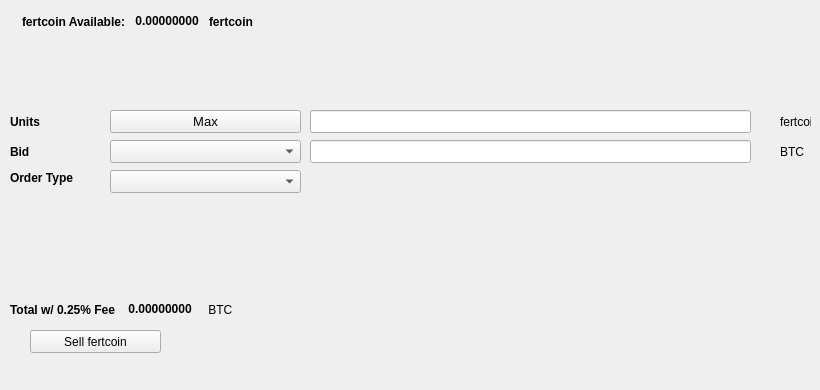
   <widget class="QWidget" name="SellTab">
    <attribute name="title">
     <string>Sell</string>
    </attribute>
    <widget class="QLabel" name="label_16">
     <property name="geometry">
      <rect>
       <x>780</x>
       <y>140</y>
       <width>31</width>
       <height>23</height>
      </rect>
     </property>
     <property name="text">
      <string>BTC</string>
     </property>
    </widget>
    <widget class="QComboBox" name="SellBidcomboBox">
     <property name="geometry">
      <rect>
       <x>110</x>
       <y>140</y>
       <width>191</width>
       <height>23</height>
      </rect>
     </property>
     <property name="font">
      <font>
       <pointsize>10</pointsize>
      </font>
     </property>
    </widget>
    <widget class="QLabel" name="label_18">
     <property name="geometry">
      <rect>
       <x>10</x>
       <y>110</y>
       <width>46</width>
       <height>23</height>
      </rect>
     </property>
     <property name="font">
      <font>
       <weight>75</weight>
       <bold>true</bold>
      </font>
     </property>
     <property name="text">
      <string>Units</string>
     </property>
    </widget>
    <widget class="QPushButton" name="Sell_Max_Amount">
     <property name="geometry">
      <rect>
       <x>110</x>
       <y>110</y>
       <width>191</width>
       <height>23</height>
      </rect>
     </property>
     <property name="font">
      <font>
       <pointsize>10</pointsize>
      </font>
     </property>
     <property name="text">
      <string>Max</string>
     </property>
    </widget>
    <widget class="QLabel" name="label_20">
     <property name="geometry">
      <rect>
       <x>10</x>
       <y>170</y>
       <width>91</width>
       <height>16</height>
      </rect>
     </property>
     <property name="font">
      <font>
       <weight>75</weight>
       <bold>true</bold>
      </font>
     </property>
     <property name="text">
      <string>Order Type</string>
     </property>
    </widget>
    <widget class="QComboBox" name="SellOrdertypeCombo">
     <property name="geometry">
      <rect>
       <x>110</x>
       <y>170</y>
       <width>191</width>
       <height>23</height>
      </rect>
     </property>
     <property name="font">
      <font>
       <pointsize>10</pointsize>
      </font>
     </property>
    </widget>
    <widget class="QLabel" name="label_21">
     <property name="geometry">
      <rect>
       <x>10</x>
       <y>140</y>
       <width>46</width>
       <height>23</height>
      </rect>
     </property>
     <property name="font">
      <font>
       <weight>75</weight>
       <bold>true</bold>
      </font>
     </property>
     <property name="text">
      <string>Bid</string>
     </property>
    </widget>
    <widget class="QLabel" name="label_22">
     <property name="geometry">
      <rect>
       <x>780</x>
       <y>110</y>
       <width>31</width>
       <height>23</height>
      </rect>
     </property>
     <property name="text">
      <string>fertcoin</string>
     </property>
    </widget>
    <widget class="QLineEdit" name="UnitsInputECA">
     <property name="geometry">
      <rect>
       <x>310</x>
       <y>110</y>
       <width>441</width>
       <height>23</height>
      </rect>
     </property>
     <property name="font">
      <font>
       <pointsize>9</pointsize>
       <weight>75</weight>
       <bold>true</bold>
      </font>
     </property>
    </widget>
    <widget class="QLineEdit" name="SellBidPriceEdit">
     <property name="geometry">
      <rect>
       <x>310</x>
       <y>140</y>
       <width>441</width>
       <height>23</height>
      </rect>
     </property>
     <property name="font">
      <font>
       <pointsize>9</pointsize>
       <weight>75</weight>
       <bold>true</bold>
      </font>
     </property>
    </widget>
    <widget class="QPushButton" name="SellECABTN">
     <property name="geometry">
      <rect>
       <x>30</x>
       <y>330</y>
       <width>131</width>
       <height>23</height>
      </rect>
     </property>
     <property name="text">
      <string>Sell fertcoin</string>
     </property>
     <property name="icon">
      <iconset resource="../fertcoin">
       <normaloff>:/icons/bitcoin</normaloff>:/icons/bitcoin</iconset>
     </property>
    </widget>
    <widget class="QWidget" name="layoutWidget3">
     <property name="geometry">
      <rect>
       <x>22</x>
       <y>12</y>
       <width>258</width>
       <height>19</height>
      </rect>
     </property>
     <layout class="QHBoxLayout" name="horizontalLayout">
      <item>
       <widget class="QLabel" name="label232_2">
        <property name="font">
         <font>
          <weight>75</weight>
          <bold>true</bold>
         </font>
        </property>
        <property name="text">
         <string>fertcoin Available:</string>
        </property>
       </widget>
      </item>
      <item>
       <widget class="QLabel" name="ECAAvailableLabel">
        <property name="palette">
         <palette>
          <active>
           <colorrole role="WindowText">
            <brush brushstyle="SolidPattern">
             <color alpha="255">
              <red>0</red>
              <green>0</green>
              <blue>0</blue>
             </color>
            </brush>
           </colorrole>
           <colorrole role="Button">
            <brush brushstyle="SolidPattern">
             <color alpha="255">
              <red>0</red>
              <green>170</green>
              <blue>0</blue>
             </color>
            </brush>
           </colorrole>
           <colorrole role="Light">
            <brush brushstyle="SolidPattern">
             <color alpha="255">
              <red>0</red>
              <green>255</green>
              <blue>0</blue>
             </color>
            </brush>
           </colorrole>
           <colorrole role="Midlight">
            <brush brushstyle="SolidPattern">
             <color alpha="255">
              <red>0</red>
              <green>212</green>
              <blue>0</blue>
             </color>
            </brush>
           </colorrole>
           <colorrole role="Dark">
            <brush brushstyle="SolidPattern">
             <color alpha="255">
              <red>0</red>
              <green>85</green>
              <blue>0</blue>
             </color>
            </brush>
           </colorrole>
           <colorrole role="Mid">
            <brush brushstyle="SolidPattern">
             <color alpha="255">
              <red>0</red>
              <green>113</green>
              <blue>0</blue>
             </color>
            </brush>
           </colorrole>
           <colorrole role="Text">
            <brush brushstyle="SolidPattern">
             <color alpha="255">
              <red>0</red>
              <green>170</green>
              <blue>0</blue>
             </color>
            </brush>
           </colorrole>
           <colorrole role="BrightText">
            <brush brushstyle="SolidPattern">
             <color alpha="255">
              <red>255</red>
              <green>255</green>
              <blue>255</blue>
             </color>
            </brush>
           </colorrole>
           <colorrole role="ButtonText">
            <brush brushstyle="SolidPattern">
             <color alpha="255">
              <red>0</red>
              <green>0</green>
              <blue>0</blue>
             </color>
            </brush>
           </colorrole>
           <colorrole role="Base">
            <brush brushstyle="SolidPattern">
             <color alpha="255">
              <red>255</red>
              <green>255</green>
              <blue>255</blue>
             </color>
            </brush>
           </colorrole>
           <colorrole role="Window">
            <brush brushstyle="SolidPattern">
             <color alpha="255">
              <red>0</red>
              <green>170</green>
              <blue>0</blue>
             </color>
            </brush>
           </colorrole>
           <colorrole role="Shadow">
            <brush brushstyle="SolidPattern">
             <color alpha="255">
              <red>0</red>
              <green>0</green>
              <blue>0</blue>
             </color>
            </brush>
           </colorrole>
           <colorrole role="AlternateBase">
            <brush brushstyle="SolidPattern">
             <color alpha="255">
              <red>127</red>
              <green>212</green>
              <blue>127</blue>
             </color>
            </brush>
           </colorrole>
           <colorrole role="ToolTipBase">
            <brush brushstyle="SolidPattern">
             <color alpha="255">
              <red>255</red>
              <green>255</green>
              <blue>220</blue>
             </color>
            </brush>
           </colorrole>
           <colorrole role="ToolTipText">
            <brush brushstyle="SolidPattern">
             <color alpha="255">
              <red>0</red>
              <green>0</green>
              <blue>0</blue>
             </color>
            </brush>
           </colorrole>
          </active>
          <inactive>
           <colorrole role="WindowText">
            <brush brushstyle="SolidPattern">
             <color alpha="255">
              <red>0</red>
              <green>0</green>
              <blue>0</blue>
             </color>
            </brush>
           </colorrole>
           <colorrole role="Button">
            <brush brushstyle="SolidPattern">
             <color alpha="255">
              <red>0</red>
              <green>170</green>
              <blue>0</blue>
             </color>
            </brush>
           </colorrole>
           <colorrole role="Light">
            <brush brushstyle="SolidPattern">
             <color alpha="255">
              <red>0</red>
              <green>255</green>
              <blue>0</blue>
             </color>
            </brush>
           </colorrole>
           <colorrole role="Midlight">
            <brush brushstyle="SolidPattern">
             <color alpha="255">
              <red>0</red>
              <green>212</green>
              <blue>0</blue>
             </color>
            </brush>
           </colorrole>
           <colorrole role="Dark">
            <brush brushstyle="SolidPattern">
             <color alpha="255">
              <red>0</red>
              <green>85</green>
              <blue>0</blue>
             </color>
            </brush>
           </colorrole>
           <colorrole role="Mid">
            <brush brushstyle="SolidPattern">
             <color alpha="255">
              <red>0</red>
              <green>113</green>
              <blue>0</blue>
             </color>
            </brush>
           </colorrole>
           <colorrole role="Text">
            <brush brushstyle="SolidPattern">
             <color alpha="255">
              <red>0</red>
              <green>170</green>
              <blue>0</blue>
             </color>
            </brush>
           </colorrole>
           <colorrole role="BrightText">
            <brush brushstyle="SolidPattern">
             <color alpha="255">
              <red>255</red>
              <green>255</green>
              <blue>255</blue>
             </color>
            </brush>
           </colorrole>
           <colorrole role="ButtonText">
            <brush brushstyle="SolidPattern">
             <color alpha="255">
              <red>0</red>
              <green>0</green>
              <blue>0</blue>
             </color>
            </brush>
           </colorrole>
           <colorrole role="Base">
            <brush brushstyle="SolidPattern">
             <color alpha="255">
              <red>255</red>
              <green>255</green>
              <blue>255</blue>
             </color>
            </brush>
           </colorrole>
           <colorrole role="Window">
            <brush brushstyle="SolidPattern">
             <color alpha="255">
              <red>0</red>
              <green>170</green>
              <blue>0</blue>
             </color>
            </brush>
           </colorrole>
           <colorrole role="Shadow">
            <brush brushstyle="SolidPattern">
             <color alpha="255">
              <red>0</red>
              <green>0</green>
              <blue>0</blue>
             </color>
            </brush>
           </colorrole>
           <colorrole role="AlternateBase">
            <brush brushstyle="SolidPattern">
             <color alpha="255">
              <red>127</red>
              <green>212</green>
              <blue>127</blue>
             </color>
            </brush>
           </colorrole>
           <colorrole role="ToolTipBase">
            <brush brushstyle="SolidPattern">
             <color alpha="255">
              <red>255</red>
              <green>255</green>
              <blue>220</blue>
             </color>
            </brush>
           </colorrole>
           <colorrole role="ToolTipText">
            <brush brushstyle="SolidPattern">
             <color alpha="255">
              <red>0</red>
              <green>0</green>
              <blue>0</blue>
             </color>
            </brush>
           </colorrole>
          </inactive>
          <disabled>
           <colorrole role="WindowText">
            <brush brushstyle="SolidPattern">
             <color alpha="255">
              <red>0</red>
              <green>85</green>
              <blue>0</blue>
             </color>
            </brush>
           </colorrole>
           <colorrole role="Button">
            <brush brushstyle="SolidPattern">
             <color alpha="255">
              <red>0</red>
              <green>170</green>
              <blue>0</blue>
             </color>
            </brush>
           </colorrole>
           <colorrole role="Light">
            <brush brushstyle="SolidPattern">
             <color alpha="255">
              <red>0</red>
              <green>255</green>
              <blue>0</blue>
             </color>
            </brush>
           </colorrole>
           <colorrole role="Midlight">
            <brush brushstyle="SolidPattern">
             <color alpha="255">
              <red>0</red>
              <green>212</green>
              <blue>0</blue>
             </color>
            </brush>
           </colorrole>
           <colorrole role="Dark">
            <brush brushstyle="SolidPattern">
             <color alpha="255">
              <red>0</red>
              <green>85</green>
              <blue>0</blue>
             </color>
            </brush>
           </colorrole>
           <colorrole role="Mid">
            <brush brushstyle="SolidPattern">
             <color alpha="255">
              <red>0</red>
              <green>113</green>
              <blue>0</blue>
             </color>
            </brush>
           </colorrole>
           <colorrole role="Text">
            <brush brushstyle="SolidPattern">
             <color alpha="255">
              <red>0</red>
              <green>85</green>
              <blue>0</blue>
             </color>
            </brush>
           </colorrole>
           <colorrole role="BrightText">
            <brush brushstyle="SolidPattern">
             <color alpha="255">
              <red>255</red>
              <green>255</green>
              <blue>255</blue>
             </color>
            </brush>
           </colorrole>
           <colorrole role="ButtonText">
            <brush brushstyle="SolidPattern">
             <color alpha="255">
              <red>0</red>
              <green>85</green>
              <blue>0</blue>
             </color>
            </brush>
           </colorrole>
           <colorrole role="Base">
            <brush brushstyle="SolidPattern">
             <color alpha="255">
              <red>0</red>
              <green>170</green>
              <blue>0</blue>
             </color>
            </brush>
           </colorrole>
           <colorrole role="Window">
            <brush brushstyle="SolidPattern">
             <color alpha="255">
              <red>0</red>
              <green>170</green>
              <blue>0</blue>
             </color>
            </brush>
           </colorrole>
           <colorrole role="Shadow">
            <brush brushstyle="SolidPattern">
             <color alpha="255">
              <red>0</red>
              <green>0</green>
              <blue>0</blue>
             </color>
            </brush>
           </colorrole>
           <colorrole role="AlternateBase">
            <brush brushstyle="SolidPattern">
             <color alpha="255">
              <red>0</red>
              <green>170</green>
              <blue>0</blue>
             </color>
            </brush>
           </colorrole>
           <colorrole role="ToolTipBase">
            <brush brushstyle="SolidPattern">
             <color alpha="255">
              <red>255</red>
              <green>255</green>
              <blue>220</blue>
             </color>
            </brush>
           </colorrole>
           <colorrole role="ToolTipText">
            <brush brushstyle="SolidPattern">
             <color alpha="255">
              <red>0</red>
              <green>0</green>
              <blue>0</blue>
             </color>
            </brush>
           </colorrole>
          </disabled>
         </palette>
        </property>
        <property name="font">
         <font>
          <weight>75</weight>
          <bold>true</bold>
         </font>
        </property>
        <property name="text">
         <string> 0.00000000 </string>
        </property>
        <property name="textInteractionFlags">
         <set>Qt::LinksAccessibleByMouse|Qt::TextSelectableByKeyboard|Qt::TextSelectableByMouse</set>
        </property>
       </widget>
      </item>
      <item>
       <widget class="QLabel" name="labelECA">
        <property name="font">
         <font>
          <weight>75</weight>
          <bold>true</bold>
         </font>
        </property>
        <property name="text">
         <string>fertcoin</string>
        </property>
       </widget>
      </item>
     </layout>
    </widget>
    <widget class="QWidget" name="layoutWidget">
     <property name="geometry">
      <rect>
       <x>10</x>
       <y>300</y>
       <width>268</width>
       <height>19</height>
      </rect>
     </property>
     <layout class="QHBoxLayout" name="horizontalLayout_2">
      <item>
       <widget class="QLabel" name="label_19">
        <property name="font">
         <font>
          <weight>75</weight>
          <bold>true</bold>
         </font>
        </property>
        <property name="text">
         <string>Total w/ 0.25% Fee </string>
        </property>
       </widget>
      </item>
      <item>
       <widget class="QLabel" name="SellCostLabel">
        <property name="palette">
         <palette>
          <active>
           <colorrole role="WindowText">
            <brush brushstyle="SolidPattern">
             <color alpha="255">
              <red>0</red>
              <green>0</green>
              <blue>0</blue>
             </color>
            </brush>
           </colorrole>
           <colorrole role="Button">
            <brush brushstyle="SolidPattern">
             <color alpha="255">
              <red>0</red>
              <green>170</green>
              <blue>0</blue>
             </color>
            </brush>
           </colorrole>
           <colorrole role="Light">
            <brush brushstyle="SolidPattern">
             <color alpha="255">
              <red>0</red>
              <green>255</green>
              <blue>0</blue>
             </color>
            </brush>
           </colorrole>
           <colorrole role="Midlight">
            <brush brushstyle="SolidPattern">
             <color alpha="255">
              <red>0</red>
              <green>212</green>
              <blue>0</blue>
             </color>
            </brush>
           </colorrole>
           <colorrole role="Dark">
            <brush brushstyle="SolidPattern">
             <color alpha="255">
              <red>0</red>
              <green>85</green>
              <blue>0</blue>
             </color>
            </brush>
           </colorrole>
           <colorrole role="Mid">
            <brush brushstyle="SolidPattern">
             <color alpha="255">
              <red>0</red>
              <green>113</green>
              <blue>0</blue>
             </color>
            </brush>
           </colorrole>
           <colorrole role="Text">
            <brush brushstyle="SolidPattern">
             <color alpha="255">
              <red>0</red>
              <green>170</green>
              <blue>0</blue>
             </color>
            </brush>
           </colorrole>
           <colorrole role="BrightText">
            <brush brushstyle="SolidPattern">
             <color alpha="255">
              <red>255</red>
              <green>255</green>
              <blue>255</blue>
             </color>
            </brush>
           </colorrole>
           <colorrole role="ButtonText">
            <brush brushstyle="SolidPattern">
             <color alpha="255">
              <red>0</red>
              <green>0</green>
              <blue>0</blue>
             </color>
            </brush>
           </colorrole>
           <colorrole role="Base">
            <brush brushstyle="SolidPattern">
             <color alpha="255">
              <red>255</red>
              <green>255</green>
              <blue>255</blue>
             </color>
            </brush>
           </colorrole>
           <colorrole role="Window">
            <brush brushstyle="SolidPattern">
             <color alpha="255">
              <red>0</red>
              <green>170</green>
              <blue>0</blue>
             </color>
            </brush>
           </colorrole>
           <colorrole role="Shadow">
            <brush brushstyle="SolidPattern">
             <color alpha="255">
              <red>0</red>
              <green>0</green>
              <blue>0</blue>
             </color>
            </brush>
           </colorrole>
           <colorrole role="AlternateBase">
            <brush brushstyle="SolidPattern">
             <color alpha="255">
              <red>127</red>
              <green>212</green>
              <blue>127</blue>
             </color>
            </brush>
           </colorrole>
           <colorrole role="ToolTipBase">
            <brush brushstyle="SolidPattern">
             <color alpha="255">
              <red>255</red>
              <green>255</green>
              <blue>220</blue>
             </color>
            </brush>
           </colorrole>
           <colorrole role="ToolTipText">
            <brush brushstyle="SolidPattern">
             <color alpha="255">
              <red>0</red>
              <green>0</green>
              <blue>0</blue>
             </color>
            </brush>
           </colorrole>
          </active>
          <inactive>
           <colorrole role="WindowText">
            <brush brushstyle="SolidPattern">
             <color alpha="255">
              <red>0</red>
              <green>0</green>
              <blue>0</blue>
             </color>
            </brush>
           </colorrole>
           <colorrole role="Button">
            <brush brushstyle="SolidPattern">
             <color alpha="255">
              <red>0</red>
              <green>170</green>
              <blue>0</blue>
             </color>
            </brush>
           </colorrole>
           <colorrole role="Light">
            <brush brushstyle="SolidPattern">
             <color alpha="255">
              <red>0</red>
              <green>255</green>
              <blue>0</blue>
             </color>
            </brush>
           </colorrole>
           <colorrole role="Midlight">
            <brush brushstyle="SolidPattern">
             <color alpha="255">
              <red>0</red>
              <green>212</green>
              <blue>0</blue>
             </color>
            </brush>
           </colorrole>
           <colorrole role="Dark">
            <brush brushstyle="SolidPattern">
             <color alpha="255">
              <red>0</red>
              <green>85</green>
              <blue>0</blue>
             </color>
            </brush>
           </colorrole>
           <colorrole role="Mid">
            <brush brushstyle="SolidPattern">
             <color alpha="255">
              <red>0</red>
              <green>113</green>
              <blue>0</blue>
             </color>
            </brush>
           </colorrole>
           <colorrole role="Text">
            <brush brushstyle="SolidPattern">
             <color alpha="255">
              <red>0</red>
              <green>170</green>
              <blue>0</blue>
             </color>
            </brush>
           </colorrole>
           <colorrole role="BrightText">
            <brush brushstyle="SolidPattern">
             <color alpha="255">
              <red>255</red>
              <green>255</green>
              <blue>255</blue>
             </color>
            </brush>
           </colorrole>
           <colorrole role="ButtonText">
            <brush brushstyle="SolidPattern">
             <color alpha="255">
              <red>0</red>
              <green>0</green>
              <blue>0</blue>
             </color>
            </brush>
           </colorrole>
           <colorrole role="Base">
            <brush brushstyle="SolidPattern">
             <color alpha="255">
              <red>255</red>
              <green>255</green>
              <blue>255</blue>
             </color>
            </brush>
           </colorrole>
           <colorrole role="Window">
            <brush brushstyle="SolidPattern">
             <color alpha="255">
              <red>0</red>
              <green>170</green>
              <blue>0</blue>
             </color>
            </brush>
           </colorrole>
           <colorrole role="Shadow">
            <brush brushstyle="SolidPattern">
             <color alpha="255">
              <red>0</red>
              <green>0</green>
              <blue>0</blue>
             </color>
            </brush>
           </colorrole>
           <colorrole role="AlternateBase">
            <brush brushstyle="SolidPattern">
             <color alpha="255">
              <red>127</red>
              <green>212</green>
              <blue>127</blue>
             </color>
            </brush>
           </colorrole>
           <colorrole role="ToolTipBase">
            <brush brushstyle="SolidPattern">
             <color alpha="255">
              <red>255</red>
              <green>255</green>
              <blue>220</blue>
             </color>
            </brush>
           </colorrole>
           <colorrole role="ToolTipText">
            <brush brushstyle="SolidPattern">
             <color alpha="255">
              <red>0</red>
              <green>0</green>
              <blue>0</blue>
             </color>
            </brush>
           </colorrole>
          </inactive>
          <disabled>
           <colorrole role="WindowText">
            <brush brushstyle="SolidPattern">
             <color alpha="255">
              <red>0</red>
              <green>85</green>
              <blue>0</blue>
             </color>
            </brush>
           </colorrole>
           <colorrole role="Button">
            <brush brushstyle="SolidPattern">
             <color alpha="255">
              <red>0</red>
              <green>170</green>
              <blue>0</blue>
             </color>
            </brush>
           </colorrole>
           <colorrole role="Light">
            <brush brushstyle="SolidPattern">
             <color alpha="255">
              <red>0</red>
              <green>255</green>
              <blue>0</blue>
             </color>
            </brush>
           </colorrole>
           <colorrole role="Midlight">
            <brush brushstyle="SolidPattern">
             <color alpha="255">
              <red>0</red>
              <green>212</green>
              <blue>0</blue>
             </color>
            </brush>
           </colorrole>
           <colorrole role="Dark">
            <brush brushstyle="SolidPattern">
             <color alpha="255">
              <red>0</red>
              <green>85</green>
              <blue>0</blue>
             </color>
            </brush>
           </colorrole>
           <colorrole role="Mid">
            <brush brushstyle="SolidPattern">
             <color alpha="255">
              <red>0</red>
              <green>113</green>
              <blue>0</blue>
             </color>
            </brush>
           </colorrole>
           <colorrole role="Text">
            <brush brushstyle="SolidPattern">
             <color alpha="255">
              <red>0</red>
              <green>85</green>
              <blue>0</blue>
             </color>
            </brush>
           </colorrole>
           <colorrole role="BrightText">
            <brush brushstyle="SolidPattern">
             <color alpha="255">
              <red>255</red>
              <green>255</green>
              <blue>255</blue>
             </color>
            </brush>
           </colorrole>
           <colorrole role="ButtonText">
            <brush brushstyle="SolidPattern">
             <color alpha="255">
              <red>0</red>
              <green>85</green>
              <blue>0</blue>
             </color>
            </brush>
           </colorrole>
           <colorrole role="Base">
            <brush brushstyle="SolidPattern">
             <color alpha="255">
              <red>0</red>
              <green>170</green>
              <blue>0</blue>
             </color>
            </brush>
           </colorrole>
           <colorrole role="Window">
            <brush brushstyle="SolidPattern">
             <color alpha="255">
              <red>0</red>
              <green>170</green>
              <blue>0</blue>
             </color>
            </brush>
           </colorrole>
           <colorrole role="Shadow">
            <brush brushstyle="SolidPattern">
             <color alpha="255">
              <red>0</red>
              <green>0</green>
              <blue>0</blue>
             </color>
            </brush>
           </colorrole>
           <colorrole role="AlternateBase">
            <brush brushstyle="SolidPattern">
             <color alpha="255">
              <red>0</red>
              <green>170</green>
              <blue>0</blue>
             </color>
            </brush>
           </colorrole>
           <colorrole role="ToolTipBase">
            <brush brushstyle="SolidPattern">
             <color alpha="255">
              <red>255</red>
              <green>255</green>
              <blue>220</blue>
             </color>
            </brush>
           </colorrole>
           <colorrole role="ToolTipText">
            <brush brushstyle="SolidPattern">
             <color alpha="255">
              <red>0</red>
              <green>0</green>
              <blue>0</blue>
             </color>
            </brush>
           </colorrole>
          </disabled>
         </palette>
        </property>
        <property name="font">
         <font>
          <weight>75</weight>
          <bold>true</bold>
         </font>
        </property>
        <property name="autoFillBackground">
         <bool>false</bool>
        </property>
        <property name="text">
         <string> 0.00000000</string>
        </property>
        <property name="textInteractionFlags">
         <set>Qt::LinksAccessibleByMouse|Qt::TextSelectableByMouse</set>
        </property>
       </widget>
      </item>
      <item>
       <widget class="QLabel" name="label_17">
        <property name="font">
         <font>
          <weight>50</weight>
          <bold>false</bold>
         </font>
        </property>
        <property name="text">
         <string> BTC</string>
        </property>
       </widget>
      </item>
     </layout>
    </widget>
    <widget class="QLabel" name="label_23">
     <property name="geometry">
      <rect>
       <x>460</x>
       <y>300</y>
       <width>281</width>
       <height>81</height>
      </rect>
     </property>
     <property name="text">
      <string/>
     </property>
     <property name="pixmap">
      <pixmap>:/images/bittrex</pixmap>
     </property>
    </widget>
   </widget>
